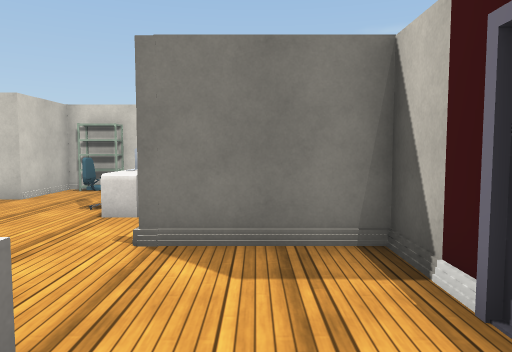
[1] (above)

12 first-person views from a walk through a 3-D level made in the Unity game engine. The camera is 1.2 m above the floor, tilts 4° down and sees 70° across. The floor is counted in squares, 1 m on a side. Each view is taken from the middle of a square. On the plan, view 1 faces up. The plan holds only what a view shows up to about 15 squares ahead; the rest is blank. The place goes on beyond the plan. The player is left out. Some surface patterns are stand-ins.

[2]
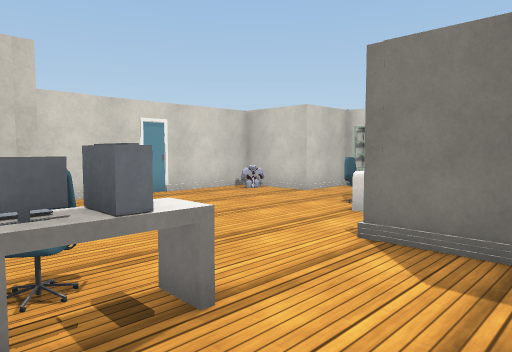

[3]
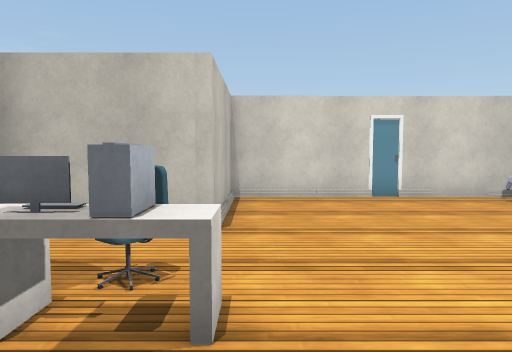

[4]
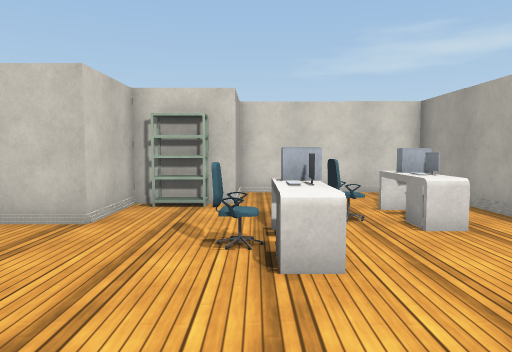

[5]
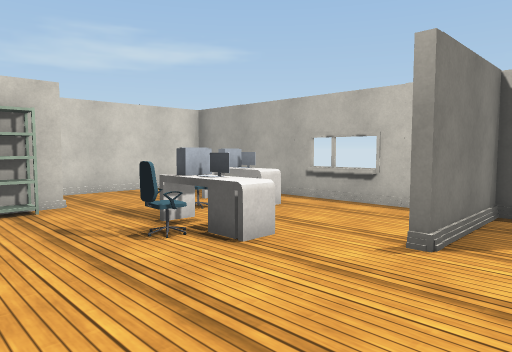

[6]
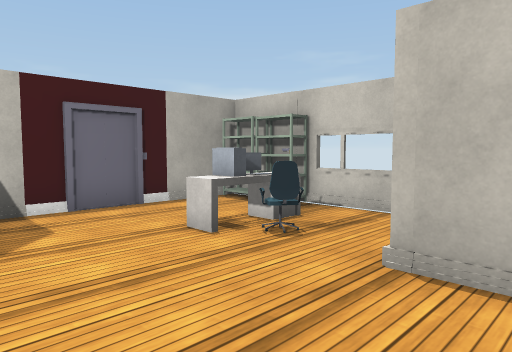

[7]
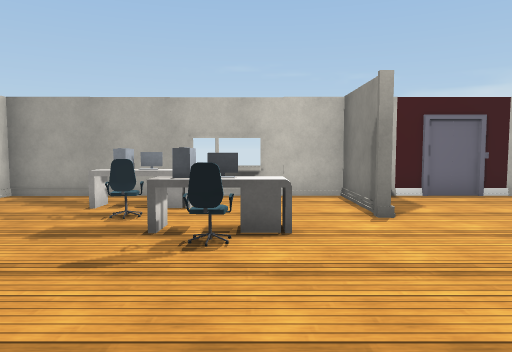

[8]
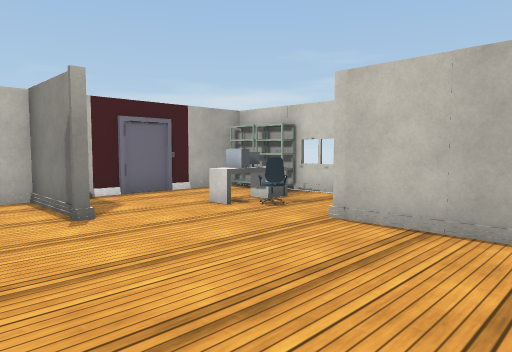

[9]
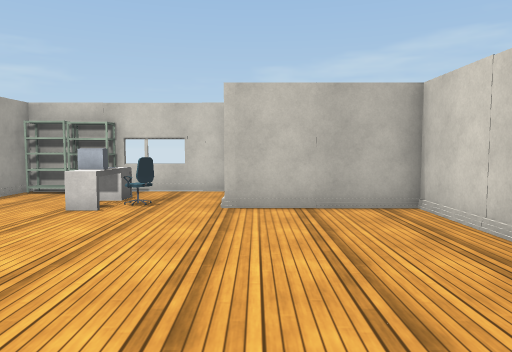

[10]
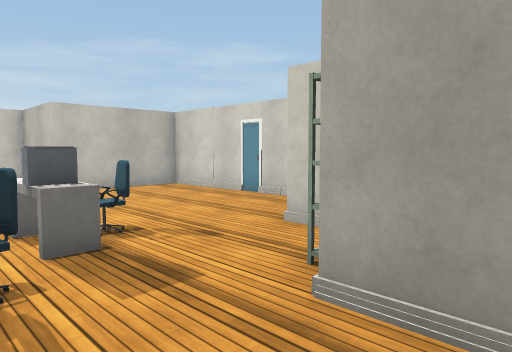

[11]
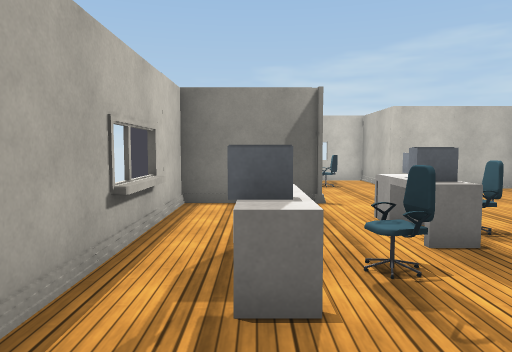

[12]
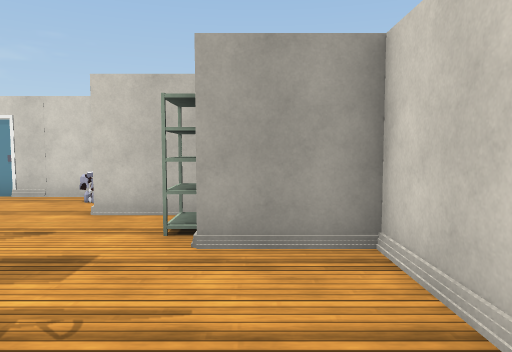

### Floor plan
Key: @ floor where view 1 was taken; # wall or solid block; . floor; = window, fence, low wall or low ledge; C computer; E elevator; M monitor; O other object.
Columns run from 9 left of view 1 to 3 right of it. Each row starts with its distance up from view 1.
 14       ###OO#
 13      #.....#
 12      #.....#
 11    ##O.....#
 10     .....C.#
  9 ##O#...O.M.#
  8 #.O...CM.O.#
  7 #.....OO...#
  6 #..........#
  5 #.......####
  4 #..........#
  3 #..........#E
  2 #......O...E
  1 #O####OCM..E
  0      #.OO@.#
 -1      #..##=#
 -2      #######

Where each view was taken, in squares from view 1:
view 1: 0 up, 0 right, facing up
view 2: 0 up, 1 right, facing up-left
view 3: 2 up, 1 right, facing left
view 4: 3 up, 3 left, facing up
view 5: 3 up, 6 left, facing up-right
view 6: 5 up, 6 left, facing down-right
view 7: 7 up, 8 left, facing right
view 8: 7 up, 8 left, facing down-right
view 9: 9 up, 5 left, facing down
view 10: 13 up, 1 left, facing down-left
view 11: 13 up, 0 right, facing down
view 12: 12 up, 1 right, facing left
